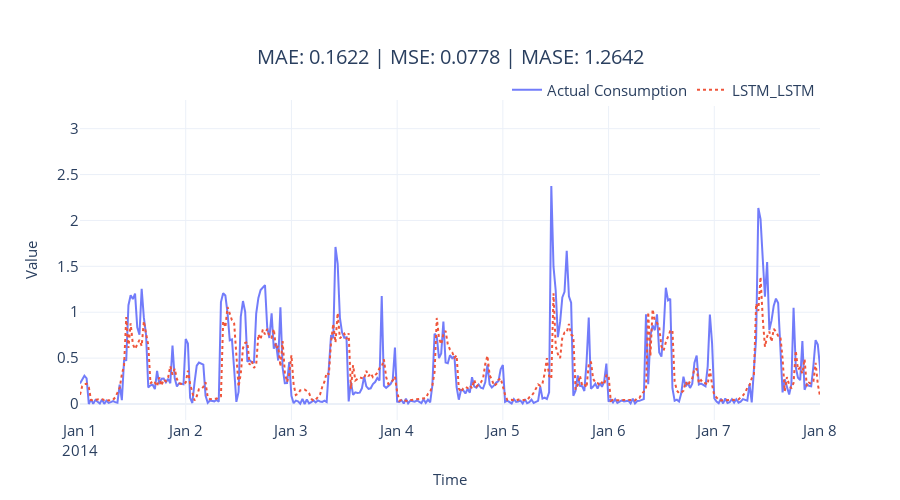

This figure's notebook cell:
### Code cell
fig = plot_forecast(pred_df, forecast_columns=[tag], forecast_display_names=[tag])
fig = format_plot(fig, title=f"MAE: {metrics['MAE']:.4f} | MSE: {metrics['MSE']:.4f} | MASE: {metrics['MASE']:.4f}")
fig.update_xaxes(type="date", range=["2014-01-01", "2014-01-08"])
fig.show()

### Figure 1 — Plotly figure (JSON) as saved in the notebook; plotly's stock layout.template omitted (floating-point values rounded to 4 significant figures; data arrays with more than 128 entries replaced by an {"elided": "..."} marker saying what was removed)
{"data": [{"line": {"color": "rgba(99,110,250,0.9)"}, "mode": "lines", "name": "Actual Consumption", "type": "scatter", "x": {"elided": "1488 str values"}, "y": {"elided": "1488 float values"}}, {"line": {"color": "rgba(239,85,59,1)", "dash": "dot"}, "mode": "lines", "name": "LSTM_LSTM", "type": "scatter", "x": {"elided": "1488 str values"}, "y": {"elided": "1488 float values"}}], "layout": {"height": 500, "legend": {"font": {"size": 15}, "orientation": "h", "x": 1, "xanchor": "right", "y": 0.98, "yanchor": "bottom"}, "title": {"font": {"size": 20}, "text": "MAE: 0.1622 | MSE: 0.0778 | MASE: 1.2642", "x": 0.5, "xanchor": "center", "yanchor": "top"}, "width": 900, "xaxis": {"range": ["2014-01-01", "2014-01-08"], "tickfont": {"size": 15}, "title": {"font": {"size": 15}, "text": "Time"}, "type": "date"}, "yaxis": {"tickfont": {"size": 15}, "title": {"font": {"size": 15}, "text": "Value"}}}}
